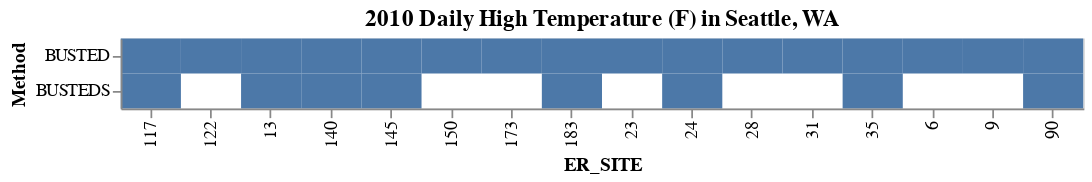

The cell this chart's notebook holds for it:
### Code cell
alt.Chart(
    df[df["Gene"] == "HepatitisD"].sort_values(by=['ER_SITE']),
    title="2010 Daily High Temperature (F) in Seattle, WA"
).mark_rect().encode(
    x=alt.X('ER_SITE:O', sort=['ER']),
    y='Method'
).properties(width=550)

### Figure 1 — Vega-Lite specification as saved in the notebook (floating-point values rounded to 4 significant figures)
{"config": {"view": {"continuousWidth": 400, "continuousHeight": 300}}, "data": {"name": "data-c03ff5bca6a7d667cfcd17bd21268e84"}, "mark": "rect", "encoding": {"x": {"field": "ER_SITE", "sort": ["ER"], "type": "ordinal"}, "y": {"field": "Method", "type": "nominal"}}, "title": "2010 Daily High Temperature (F) in Seattle, WA", "width": 550, "$schema": "https://vega.github.io/schema/vega-lite/v4.17.0.json", "datasets": {"data-c03ff5bca6a7d667cfcd17bd21268e84": [{"ER_SITE": "117", "Gene": "HepatitisD", "Method": "BUSTEDS", "ER_VALUE": "6.460792777385842"}, {"ER_SITE": "117", "Gene": "HepatitisD", "Method": "BUSTED", "ER_VALUE": "25.75394921432199"}, {"ER_SITE": "122", "Gene": "HepatitisD", "Method": "BUSTED", "ER_VALUE": "44.88023183094957"}, {"ER_SITE": "13", "Gene": "HepatitisD", "Method": "BUSTED", "ER_VALUE": "70.086472822797"}, {"ER_SITE": "13", "Gene": "HepatitisD", "Method": "BUSTEDS", "ER_VALUE": "6.503426838897618"}, {"ER_SITE": "140", "Gene": "HepatitisD", "Method": "BUSTED", "ER_VALUE": "10.71237766784819"}, {"ER_SITE": "140", "Gene": "HepatitisD", "Method": "BUSTEDS", "ER_VALUE": "7.518987982335722"}, {"ER_SITE": "145", "Gene": "HepatitisD", "Method": "BUSTED", "ER_VALUE": "9.846814305267436"}, {"ER_SITE": "145", "Gene": "HepatitisD", "Method": "BUSTEDS", "ER_VALUE": "8.151648268018537"}, {"ER_SITE": "150", "Gene": "HepatitisD", "Method": "BUSTED", "ER_VALUE": "5.924103321255077"}, {"ER_SITE": "173", "Gene": "HepatitisD", "Method": "BUSTED", "ER_VALUE": "5.824996131317427"}, {"ER_SITE": "183", "Gene": "HepatitisD", "Method": "BUSTED", "ER_VALUE": "42.3140174361921"}, {"ER_SITE": "183", "Gene": "HepatitisD", "Method": "BUSTEDS", "ER_VALUE": "6.766220635615002"}, {"ER_SITE": "23", "Gene": "HepatitisD", "Method": "BUSTED", "ER_VALUE": "11.91818019529393"}, {"ER_SITE": "24", "Gene": "HepatitisD", "Method": "BUSTED", "ER_VALUE": "14.53540377778277"}, {"ER_SITE": "24", "Gene": "HepatitisD", "Method": "BUSTEDS", "ER_VALUE": "11.54352746058754"}, {"ER_SITE": "28", "Gene": "HepatitisD", "Method": "BUSTED", "ER_VALUE": "42.92960645248242"}, {"ER_SITE": "31", "Gene": "HepatitisD", "Method": "BUSTED", "ER_VALUE": "5.169131569576953"}, {"ER_SITE": "35", "Gene": "HepatitisD", "Method": "BUSTED", "ER_VALUE": "7.725551773552785"}, {"ER_SITE": "35", "Gene": "HepatitisD", "Method": "BUSTEDS", "ER_VALUE": "5.389235293744477"}, {"ER_SITE": "6", "Gene": "HepatitisD", "Method": "BUSTED", "ER_VALUE": "24.11463517158267"}, {"ER_SITE": "9", "Gene": "HepatitisD", "Method": "BUSTED", "ER_VALUE": "25.31626756704223"}, {"ER_SITE": "90", "Gene": "HepatitisD", "Method": "BUSTEDS", "ER_VALUE": "15.79110615207451"}, {"ER_SITE": "90", "Gene": "HepatitisD", "Method": "BUSTED", "ER_VALUE": "20.10538356389257"}]}}
